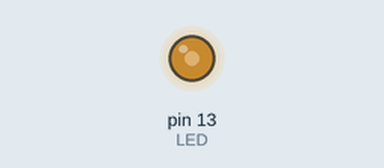
Simulated run of this sketch. Board: Arduino Uno, built with avr-gcc and run on an emulated ATmega328P. Shown: output pins drawn as LEDs (lit = HIGH).

Above: at 3.2 s.
Timing chart, 0 to 40.0 s (numbered marks = the images above):
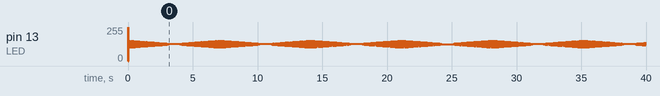

The sketch:

LED2.ino
```cpp
int LED = 13;
void setup() {
  pinMode(LED, OUTPUT);
}

void loop() {
  digitalWrite(LED, HIGH);
  delay(8);
  digitalWrite(LED, LOW);
  delay(8);
}
```
